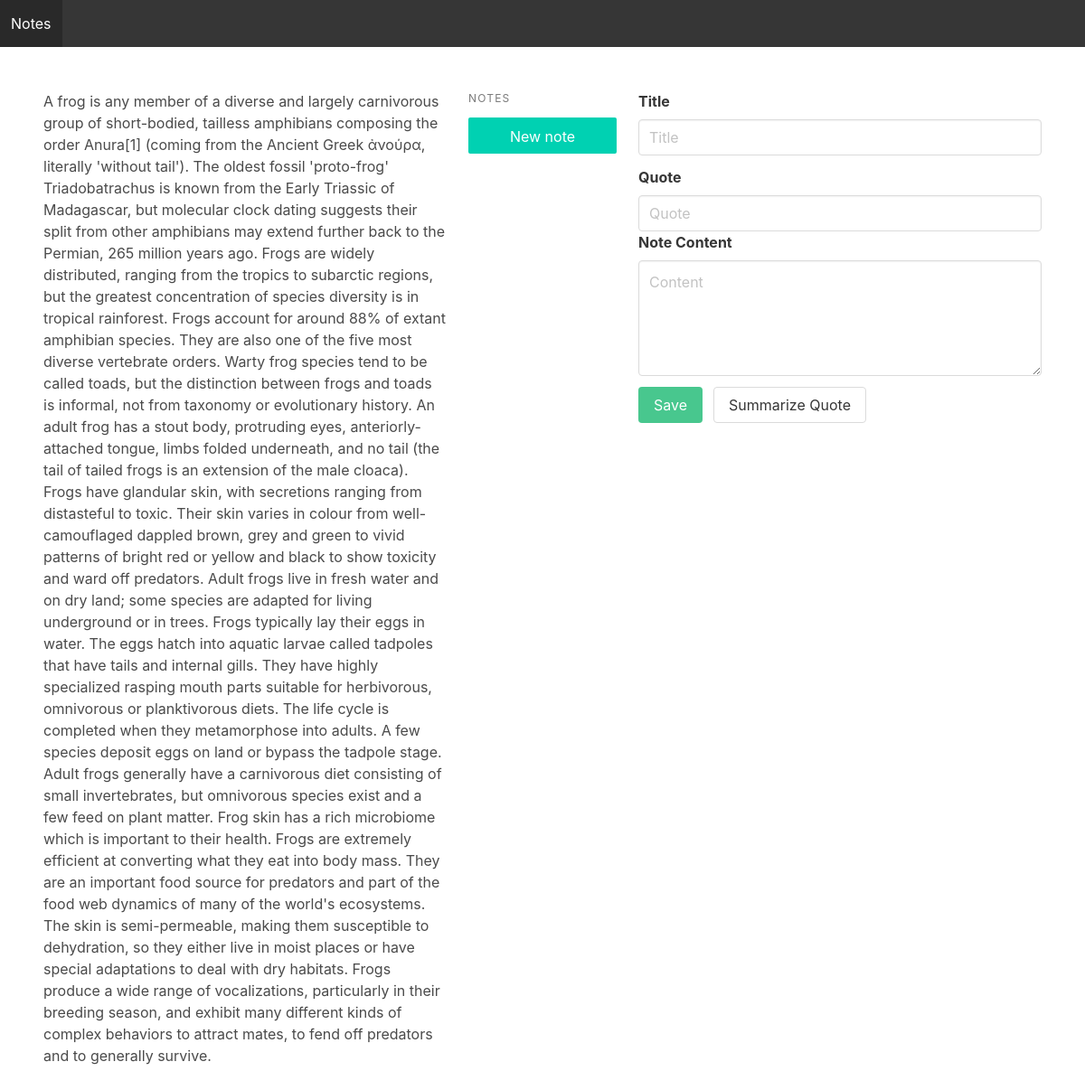
The app's page /, older data.
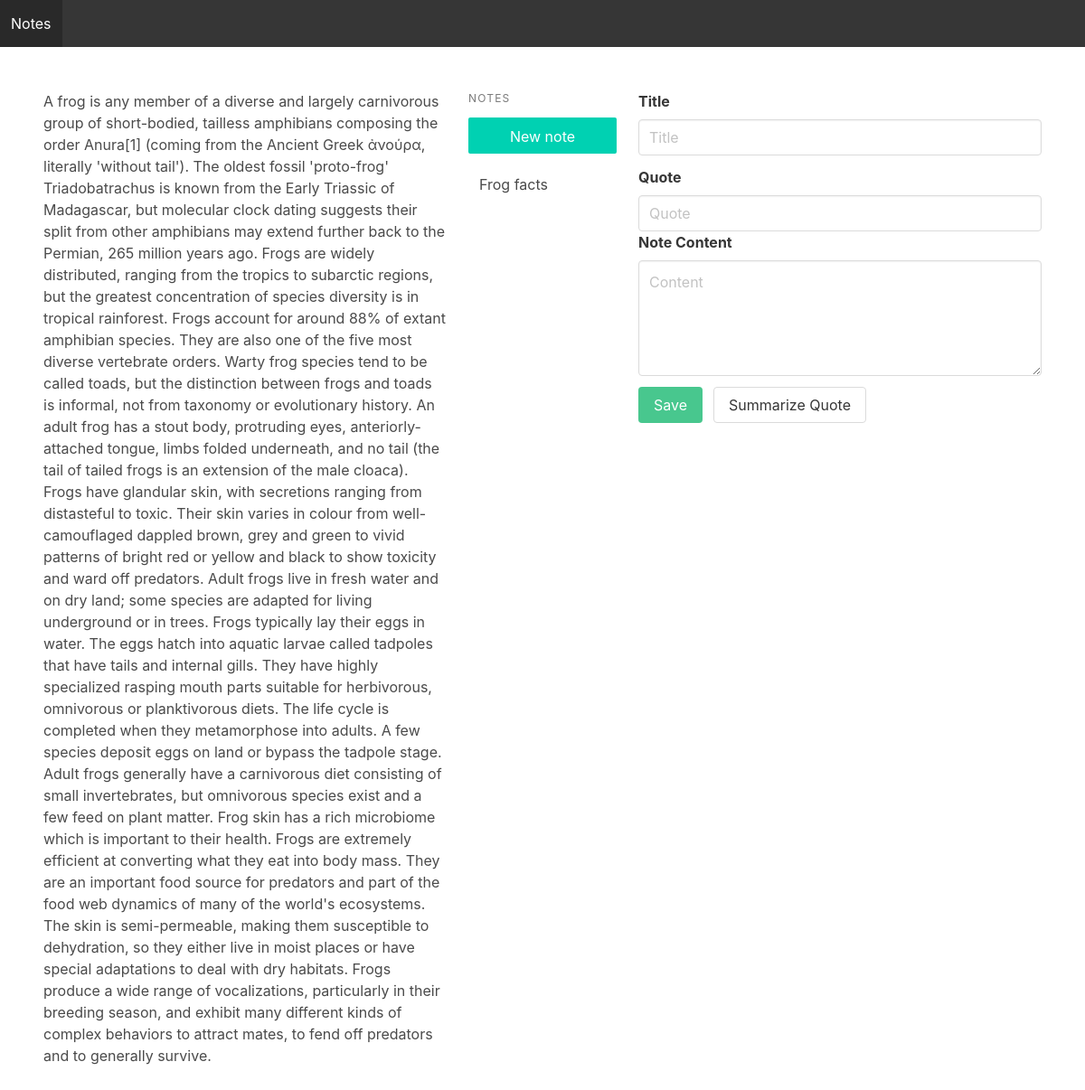
The same page, newer data.
### document/models.py (models this page shows)
class Document(models.Model):
    title = models.CharField(max_length=255)
    content = models.TextField(blank=True, null=True)
    quote = models.TextField(blank=True, null=True)
    created_at = models.DateTimeField(auto_now_add=True)
    modified_at = models.DateTimeField(auto_now=True)
    class Meta:
        ordering = ('title',)

### document/views.py (the view, shortened to what this page needs)
# urls.py: path('', editor, name='editor'),
def editor(request):
    docid = int(request.GET.get('docid', 0))
    quote = str(request.GET.get('quote', ''))
    documents = Document.objects.all()
    if docid > 0:
        document = Document.objects.get(pk=docid)
    else:
        document = ''
    context = {
        'docid': docid,
        'documents': documents,
        'document': document,
        'paragraph': t.paragraph_content
    }
    if quote is not None:
        context['quote'] = quote
    return render(request, 'editor.html', context)

### document/templates/editor.html (shortened to what this page needs)
<!DOCTYPE html>
<html>
    <head>
        {% load static %}
        <link rel="stylesheet" href="https://cdn.jsdelivr.net/npm/bulma@0.9.0/css/bulma.min.css">
    </head>
    <body>
        <nav class="navbar is-dark">
            <div class="navbar-brand">
                <a href="{% url 'editor' %}" class="navbar-item">Notes</a>
            </div>
        </nav>
        <section class="section">
            <div class="columns">
                <div class="column is-5">
                    <p id="text-displayed">{{ paragraph|safe }}</p>
                           </div>
                <div class="column is-2">
                    <aside class="menu">
                        <p class="menu-label">Notes</p>
                        <ul class="menu-list">
                            <a class = "button is-primary" href="{% url 'editor' %}?docid=0">New note</a>
                            {% for doc in documents %}
                                <li>
                                    <a href="{% url 'editor' %}?docid={{ doc.id }}">{{ doc.title }}</a>
                                </li>
                            {% endfor %}
                        </ul>
                    </aside>
                </div>
                <div class="column is-5">
                    <form method="post" action="{% url 'editor' %}">
                        <div class="field">
                            <label class="label">
                                Title
                            </label>
                            <div class="control">
                                <input type="text" class="input" name="title" placeholder="Title"{% if document %} value="{{ document.title }}"{% endif %}>
                            </div>
                        </div>
                        <div class="field">
                            <label class="label">Quote</label>
                            <div class="control" id = "fieldToEdit">
                                <input type="text" class="input" name="quote" placeholder="Quote"{% if document %} value="{{ document.quote }}"{% elif quote %}value="{{ quote }}"{% endif %}>
                        </div>
                        <div class="field">
                            <label class="label">Note Content</label>
                            <div class="control">
                                <textarea class="textarea" name="content" placeholder="Content">{% if document %}{{ document.content }}{% endif %}</textarea>
                            </div>
                        </div>
                        <div class="field is-grouped">
                            <div class="control">
                                <button type = "submit" class="button is-success">Save</button>
                            </div>
                            <div class="control">
                                <button type = "button" class="button" id="summarizeButton">Summarize Quote</button>
                            </div>
                        </div>
                    </form>
                </div>
            </div>
        </section>
    </body>
</html>

Row changes from the older to the newer data that the page shows:
added Document: title "Frog facts"
